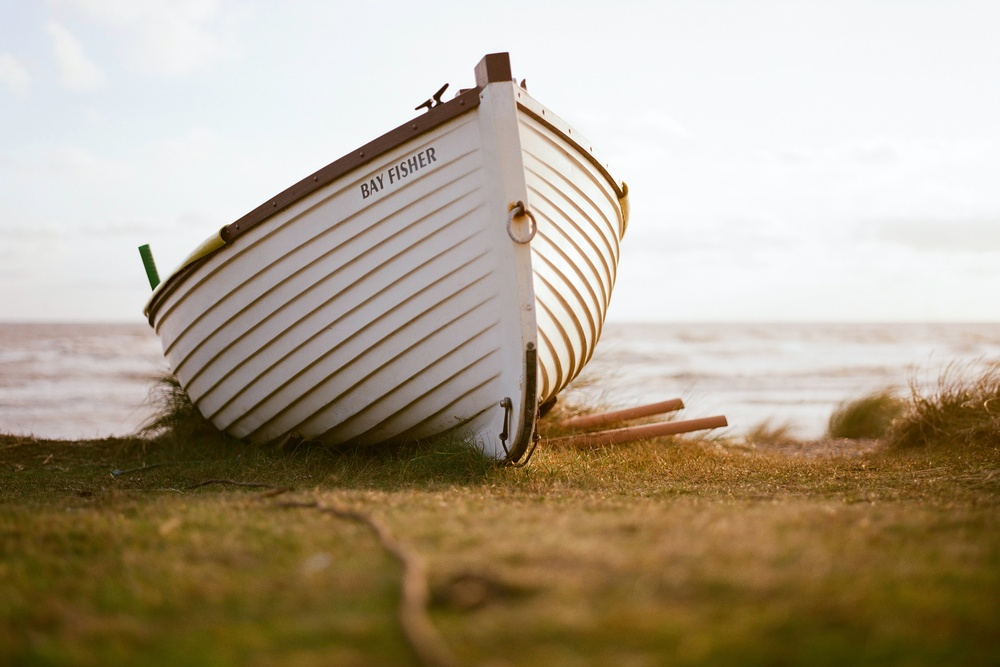
#> input picture VideoAbstraction/Boat Original.jpg, 1000 x 667 px, shrunk from 3072 x 2048 before the run
$ python Main.py
#> lines starting #> are read from the running program, lines starting #| are printed output that depends on the picture
### VideoAbstraction/DoG.py
"""
高斯差分边缘检测
"""

import math, multiprocessing
import numpy as np

from Util import gaussian
from Parallel import Branch, calcBoundaries
from Exception import IllegalArgumentException
from scipy import signal

TAU = 0.98
PHI_E = 5  # 控制阶跃函数的梯度


# [95 lines left out: functions DoG, branchDoG, blurFunc, overlayEdges, not called in this run]


def DoGUsingScipy(lab: np.ndarray, sigma_e: float, windowSize: int = 5) -> np.ndarray:
    """
    使用scipy.signal.convolve()计算DoG\n
    :param lab: lab图像
    :param sigma_e: 控制边缘检测空间尺度
    :param windowSize: 窗口大小，默认为5
    :return: 边缘图像
    """
    conSigmaE = signal.convolve(lab[:, :, 0], calcKernel(sigma_e, windowSize), mode="same")  # mode取"same"时，输出与in1尺寸相同
    conSigmaR = signal.convolve(lab[:, :, 0], calcKernel(sigma_e * 1.264911, windowSize),
                                mode="same")  # 1.264911 = 1.6^(1/2)

    edge = np.zeros(lab.shape)
    edge[:, :, 0] = 100
    for y in range(0, edge.shape[0]):
        for x in range(0, edge.shape[1]):
            S_sigma_e = conSigmaE[y][x]
            S_sigma_r = conSigmaR[y][x]
            if (S_sigma_e - TAU * S_sigma_r > 0):
                D = 1
            else:
                D = 1 + math.tanh(PHI_E * (S_sigma_e - TAU * S_sigma_r))
            edge[y][x][0] = D * 100
    return edge


def calcKernel(sigma_e: float, windowSize: int = 5) -> np.ndarray:
    """
    计算DoG边缘检测的卷积核\n
    :param windowSize: 窗口尺寸，默认为5
    :param sigma_e: 控制边缘检测空间尺度
    :return: 卷积核
    """
    if (windowSize // 2 == 0):
        raise IllegalArgumentException("Window size must be odd.")
    kernel = np.zeros((windowSize, windowSize))
    for y in range(-windowSize // 2, windowSize // 2 + 1):
        for x in range(-windowSize // 2, windowSize // 2 + 1):
            kernel[y + windowSize // 2][x + windowSize // 2] = gaussian((y ** 2 + x ** 2), sigma_e)
    kernel /= (2 * math.pi * (sigma_e ** 2))
    return kernel

### VideoAbstraction/Util.py
"""
功能性函数
"""

import math
import numpy as np
import cv2 as cv
from enum import Enum
from skimage import color


def gaussian(t, sigma) -> float:
    """
    期望为0的高斯函数。由于系数部分会在取后续平均时直接略去，因而只计算e的乘方。\n
    :param t: e的乘方的次数的分子
    :param sigma: 高斯函数的标准差
    :return: 高斯函数值
    """
    return math.e ** (-t / (2 * (sigma ** 2)))


def lab2bgr(lab: np.ndarray) -> np.ndarray:
    """
    将标准值域的lab图像转为适合CV显示的BGR图像\n
    :param lab: 标准值域LAB图像
    :return: BGR图像
    """
    rgb = color.lab2rgb(lab) * 255  # CV使用不标准的lab值域，不能使用CV的转换函数；lab是float形式，rgb将被归一化到[0,1]，需乘以255
    rgb = rgb.astype(np.uint8)  # 转为uint8
    bgr = cv.cvtColor(rgb, cv.COLOR_RGB2BGR)
    return bgr


# [17 lines left out: function calcGradient, not called in this run]

### VideoAbstraction/Parallel.py
import numpy as np


class Branch:
    """
    图像分支。用于并行运算中，子进程向主进程传递数据。
    """

    # [6 lines left out: function __init__, not called in this run]


def calcBoundaries(shape: tuple, nSegments: int, windowSize: int = 5) -> tuple:
    """
    根据每一边上的段数，将图像划分为若干子区域，方便并行计算。返回各个区域横纵坐标的上下边界组成的列表。\n
    :param shape: 原图像的尺寸。默认为3通道图像。
    :param nSegments: 每一边上分割的段数
    :param windowSize: 滤波器窗口大小，默认为5
    :return: 4个列表，分别表示各区域横坐标下界、横坐标上界、纵坐标下界、纵坐标上界
    """
    xSegmentLen = shape[1] // nSegments
    ySegmentLen = shape[0] // nSegments
    # 计算各分支边界
    xStartList = [windowSize // 2]
    xEndList = []
    yStartList = [windowSize // 2]
    yEndList = []
    for i in range(1, nSegments):
        xStartList.append(i * xSegmentLen)
        xEndList.append(i * xSegmentLen)
        yStartList.append(i * ySegmentLen)
        yEndList.append(i * ySegmentLen)
    xEndList.append(shape[1] - windowSize // 2)
    yEndList.append(shape[0] - windowSize // 2)
    return xStartList, xEndList, yStartList, yEndList

### VideoAbstraction/Quantization.py
"""
量化
"""

import math, multiprocessing
import numpy as np

from Util import calcGradient
from Parallel import calcBoundaries, Branch

N_BINS = 8  # 桶数量


def quantize(lab: np.ndarray, multiProcess: bool = True) -> np.ndarray:
    """
    创建lab图像的副本，然后对副本的亮度进行量化\n
    :param lab: lab图像
    :return: lab图像副本的量化图像
    """
    if not multiProcess:
        return branchQuantize(lab, 0, lab.shape[1], 0, lab.shape[0])
    else:
        ret = lab.copy()
        nSegments = int(multiprocessing.cpu_count() ** 0.5) + 1  # 计算一边上的分段数
        xStartList, xEndList, yStartList, yEndList = calcBoundaries(ret.shape, nSegments, 1)

        pool = multiprocessing.Pool()
        manager = multiprocessing.Manager()
        queue = manager.Queue()
        for i in range(0, nSegments):
            for j in range(0, nSegments):
                pool.apply_async(branchQuantize,
                                 args=(lab, xStartList[i], xEndList[i], yStartList[j], yEndList[j], queue))
        pool.close()
        pool.join()
        # 将队列中的数据复制回ret
        while not queue.empty():
            branch = queue.get()
            ret[branch.yStart:branch.yEnd, branch.xStart:branch.xEnd] = branch.lab
        return ret


# [58 lines left out: functions branchQuantize, QFunc, calc_phi_q, findQNearest, not called in this run]

### VideoAbstraction/Main.py
"""
主模块，定义程序的入口
"""

import time
import cv2 as cv
import numpy as np

from Bilateral import bilateral
from DoG import DoG, overlayEdges, DoGUsingScipy
from skimage import color, io
from Util import lab2bgr
from Quantization import quantize

SIGMA_D = 3  # 双边滤波的空间域标准差
SIGMA_R = 4.25  # 双边滤波的时间域标准差
SIGMA_E = 0.6  # 控制DoG边缘检测的空间尺度

USE_LIB = True  # 双边滤波和DoG是否使用库函数


def main():
    filePath=input("请输入图片路径：")
#> the answer given: Boat Original.jpg

    overallStartTime = time.time()

    postFix = filePath.split(".")[-1]
    fileName = filePath[:len(filePath) - len(postFix) - 1]
    img = io.imread(filePath)
#> img is the input picture: shape (667, 1000, 3); mean R, G, B 175.2, 162.1, 141
    img_bgr = cv.cvtColor(img, cv.COLOR_RGB2BGR)  # CV与skimage的通道顺序不同
    cv.imshow("Original", img_bgr)
    cv.waitKey(10)  # 这一步是为了让图像显示出来
    lab = color.rgb2lab(img)
#> lab: shape (667, 1000, 3) float64; mean of channels 0, 1, 2 66.2, 3, 13.7

    # 第1~2次双边滤波
    print("第1~2次双边滤波：")
    startTime = time.time()
    if USE_LIB:
        bilateral_lab = cv.bilateralFilter(lab.astype(np.float32), 5, SIGMA_R, SIGMA_D)
#> bilateral_lab: shape (667, 1000, 3) float32; mean of channels 0, 1, 2 66.2, 3, 13.7
        bilateral_lab = cv.bilateralFilter(bilateral_lab, 5, SIGMA_R, SIGMA_D)
#> bilateral_lab: shape (667, 1000, 3) float32; mean of channels 0, 1, 2 66.2, 3, 13.7
    else:
        bilateral_lab = bilateral(lab, SIGMA_D, SIGMA_R)
        bilateral_lab = bilateral(bilateral_lab, SIGMA_D, SIGMA_R)
    endTime = time.time()
    deltaTime = round(endTime - startTime, 2)
    print("\t" + str(deltaTime) + "s")

    # 边缘检测
    print("边缘检测：")
    startTime = time.time()
    if USE_LIB:
        edge = DoGUsingScipy(bilateral_lab, SIGMA_E)
#> in DoGUsingScipy, `conSigmaE = signal.convolve(lab[:, :, 0], calcKernel(sigma_e, windowSi..`:
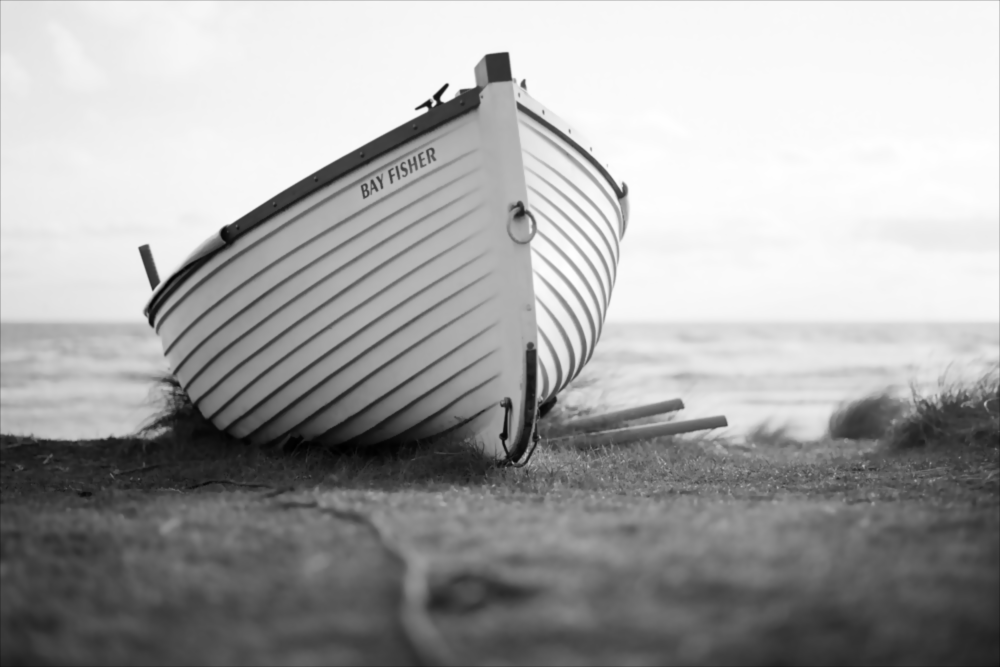
#> conSigmaE: shape (667, 1000) float64; min 3.91, max 99.89, mean 66.4; drawn with min black and max white
#> after the loop in DoGUsingScipy, `for y in range(0, edge.shape[0]):`:
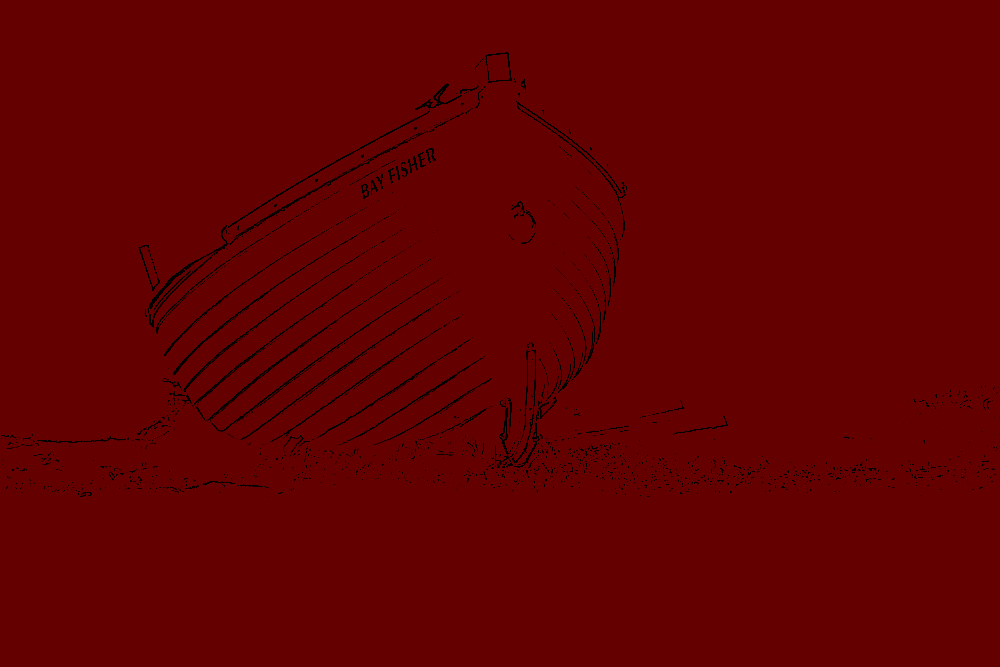
#> edge: shape (667, 1000, 3) float64; mean of channels 0, 1, 2 98.3, 0, 0; drawn as R, G, B
    else:
        edge = DoG(bilateral_lab, SIGMA_E)
    edge_bgr = lab2bgr(edge)
#> in lab2bgr, `rgb = color.lab2rgb(lab) * 255`:
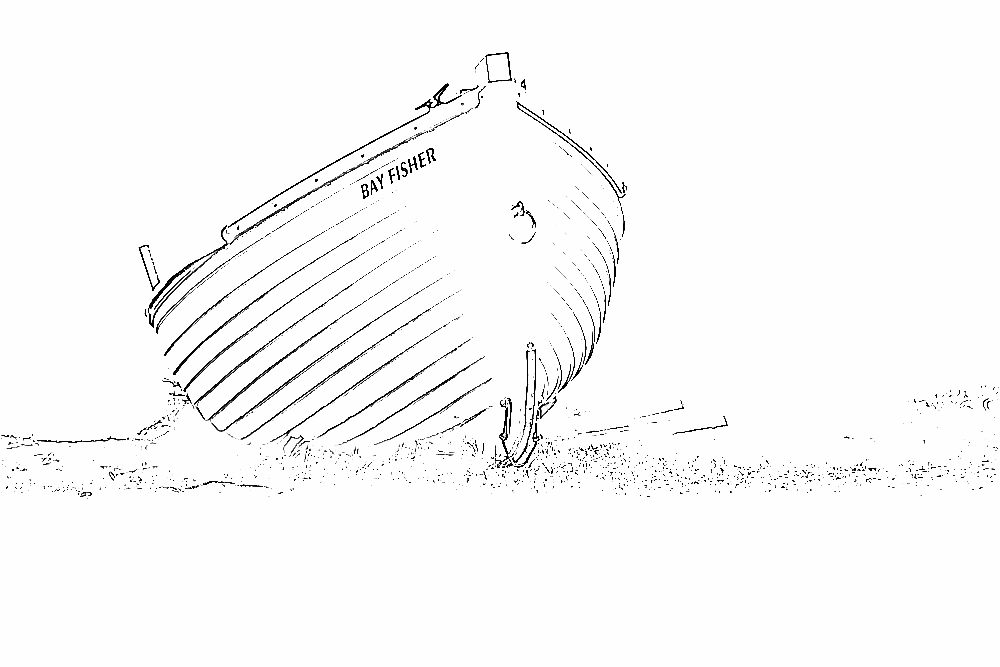
#> rgb: shape (667, 1000, 3) float64; mean R, G, B 250.5, 250.5, 250.5
    endTime = time.time()
    deltaTime = round(endTime - startTime, 2)
    print("\t" + str(deltaTime) + "s")
    cv.imwrite(fileName + "-edge." + postFix, edge_bgr)
    cv.imshow("DoG", edge_bgr)
    cv.waitKey(10)

    # 第3~4次双边滤波
    print("第3~4次双边滤波：")
    startTime = time.time()
    for i in range(0, 2):
        if USE_LIB:
            bilateral_lab = cv.bilateralFilter(bilateral_lab, 5, SIGMA_R, SIGMA_D)
        else:
            bilateral_lab = bilateral(bilateral_lab, SIGMA_D, SIGMA_R)
    bilateral_bgr = lab2bgr(bilateral_lab)
    endTime = time.time()
    deltaTime = round(endTime - startTime, 2)
    print("\t" + str(deltaTime) + "s")
    cv.imshow("Bilateral", bilateral_bgr)
    cv.waitKey(10)

    # 量化
    print("量化：")
    startTime = time.time()
    quantized = quantize(bilateral_lab)
    quantized_bgr = lab2bgr(quantized)
    endTime = time.time()
    deltaTime = round(endTime - startTime, 2)
    print("\t" + str(deltaTime) + "s")
    cv.imshow("Quantized", quantized_bgr)
    cv.waitKey(10)

    # 边缘叠加
    print("边缘叠加：")
    startTime = time.time()
    resultImg = overlayEdges(quantized, edge)
    resultImg_bgr = lab2bgr(resultImg)
    endTime = time.time()
    deltaTime = round(endTime - startTime, 2)
    print("\t" + str(deltaTime) + "s")
    cv.imshow("Result", resultImg_bgr)
    cv.imwrite(fileName + "-out." + postFix, resultImg_bgr)

    overallEndTime = time.time()
    deltaTime = round(overallEndTime - overallStartTime, 2)
    print("共计耗时：" + str(deltaTime) + "s")

    cv.waitKey()
    cv.destroyAllWindows()


if __name__ == '__main__':
    main()
#> (the program exits here)
